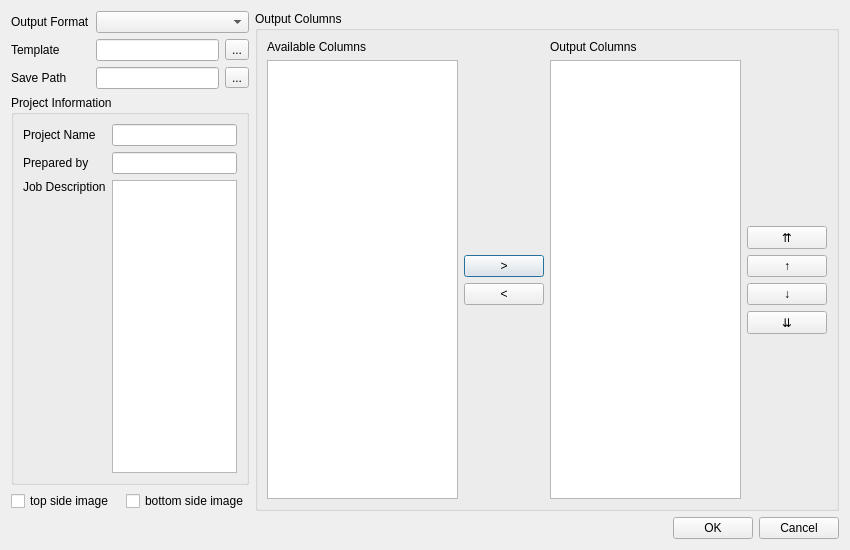
<?xml version="1.0" encoding="UTF-8"?>
<ui version="4.0">
 <class>ExportDialog</class>
 <widget class="QDialog" name="ExportDialog">
  <property name="geometry">
   <rect>
    <x>0</x>
    <y>0</y>
    <width>850</width>
    <height>550</height>
   </rect>
  </property>
  <property name="windowTitle">
   <string>Export Report</string>
  </property>
  <layout class="QVBoxLayout" name="verticalLayout_main">
   <item>
    <layout class="QHBoxLayout" name="horizontalLayout_content">
     <item>
      <layout class="QVBoxLayout" name="verticalLayout_left">
       <item>
        <layout class="QGridLayout" name="gridLayout_form">
         <item row="0" column="0">
          <widget class="QLabel" name="label_format">
           <property name="text">
            <string>Output Format</string>
           </property>
          </widget>
         </item>
         <item row="0" column="1" colspan="2">
          <widget class="QComboBox" name="combo_format"/>
         </item>
         <item row="1" column="0">
          <widget class="QLabel" name="label_template">
           <property name="text">
            <string>Template</string>
           </property>
          </widget>
         </item>
         <item row="1" column="1">
          <widget class="QLineEdit" name="le_template"/>
         </item>
         <item row="1" column="2">
          <widget class="QToolButton" name="btn_template_browse">
           <property name="text">
            <string>...</string>
           </property>
          </widget>
         </item>
         <item row="2" column="0">
          <widget class="QLabel" name="label_save_path">
           <property name="text">
            <string>Save Path</string>
           </property>
          </widget>
         </item>
         <item row="2" column="1">
          <widget class="QLineEdit" name="le_save_path"/>
         </item>
         <item row="2" column="2">
          <widget class="QToolButton" name="btn_save_path_browse">
           <property name="text">
            <string>...</string>
           </property>
          </widget>
         </item>
        </layout>
       </item>
       <item>
        <widget class="QGroupBox" name="groupBox_project">
         <property name="title">
          <string>Project Information</string>
         </property>
         <layout class="QGridLayout" name="gridLayout_project">
          <item row="0" column="0">
           <widget class="QLabel" name="label_project_name">
            <property name="text">
             <string>Project Name</string>
            </property>
           </widget>
          </item>
          <item row="0" column="1">
           <widget class="QLineEdit" name="le_project_name"/>
          </item>
          <item row="1" column="0">
           <widget class="QLabel" name="label_prepared">
            <property name="text">
             <string>Prepared by</string>
            </property>
           </widget>
          </item>
          <item row="1" column="1">
           <widget class="QLineEdit" name="le_prepared_by"/>
          </item>
          <item row="2" column="0">
           <widget class="QLabel" name="label_desc">
            <property name="text">
             <string>Job Description</string>
            </property>
            <property name="alignment">
             <set>Qt::AlignLeading|Qt::AlignLeft|Qt::AlignTop</set>
            </property>
           </widget>
          </item>
          <item row="2" column="1">
           <widget class="QTextEdit" name="te_description"/>
          </item>
         </layout>
        </widget>
       </item>
       <item>
        <layout class="QHBoxLayout" name="horizontalLayout_checkboxes">
         <item>
          <widget class="QCheckBox" name="chk_top_image">
           <property name="text">
            <string>top side image</string>
           </property>
          </widget>
         </item>
         <item>
          <spacer name="horizontalSpacer">
           <property name="orientation">
            <enum>Qt::Horizontal</enum>
           </property>
           <property name="sizeHint" stdset="0">
            <size>
             <width>40</width>
             <height>20</height>
            </size>
           </property>
          </spacer>
         </item>
         <item>
          <widget class="QCheckBox" name="chk_bottom_image">
           <property name="text">
            <string>bottom side image</string>
           </property>
          </widget>
         </item>
        </layout>
       </item>
      </layout>
     </item>
     <item>
      <widget class="QGroupBox" name="groupBox_columns">
       <property name="title">
        <string>Output Columns</string>
       </property>
       <layout class="QGridLayout" name="gridLayout_cols">
        <item row="0" column="0">
         <widget class="QLabel" name="label_avail">
          <property name="text">
           <string>Available Columns</string>
          </property>
         </widget>
        </item>
        <item row="0" column="2">
         <widget class="QLabel" name="label_output">
          <property name="text">
           <string>Output Columns</string>
          </property>
         </widget>
        </item>
        <item row="1" column="0">
         <widget class="QListWidget" name="list_available"/>
        </item>
        <item row="1" column="1">
         <layout class="QVBoxLayout" name="verticalLayout_mid_btns">
          <item>
           <spacer name="verticalSpacer_1">
            <property name="orientation">
             <enum>Qt::Vertical</enum>
            </property>
            <property name="sizeHint" stdset="0">
             <size>
              <width>20</width>
              <height>40</height>
             </size>
            </property>
           </spacer>
          </item>
          <item>
           <widget class="QPushButton" name="btn_move_right">
            <property name="text">
             <string>&gt;</string>
            </property>
           </widget>
          </item>
          <item>
           <widget class="QPushButton" name="btn_move_left">
            <property name="text">
             <string>&lt;</string>
            </property>
           </widget>
          </item>
          <item>
           <spacer name="verticalSpacer_2">
            <property name="orientation">
             <enum>Qt::Vertical</enum>
            </property>
            <property name="sizeHint" stdset="0">
             <size>
              <width>20</width>
              <height>40</height>
             </size>
            </property>
           </spacer>
          </item>
         </layout>
        </item>
        <item row="1" column="2">
         <widget class="QListWidget" name="list_output"/>
        </item>
        <item row="1" column="3">
         <layout class="QVBoxLayout" name="verticalLayout_right_btns">
          <item>
           <spacer name="verticalSpacer_3">
            <property name="orientation">
             <enum>Qt::Vertical</enum>
            </property>
            <property name="sizeHint" stdset="0">
             <size>
              <width>20</width>
              <height>40</height>
             </size>
            </property>
           </spacer>
          </item>
          <item>
           <widget class="QPushButton" name="btn_top">
            <property name="text">
             <string>⇈</string>
            </property>
           </widget>
          </item>
          <item>
           <widget class="QPushButton" name="btn_up">
            <property name="text">
             <string>↑</string>
            </property>
           </widget>
          </item>
          <item>
           <widget class="QPushButton" name="btn_down">
            <property name="text">
             <string>↓</string>
            </property>
           </widget>
          </item>
          <item>
           <widget class="QPushButton" name="btn_bottom">
            <property name="text">
             <string>⇊</string>
            </property>
           </widget>
          </item>
          <item>
           <spacer name="verticalSpacer_4">
            <property name="orientation">
             <enum>Qt::Vertical</enum>
            </property>
            <property name="sizeHint" stdset="0">
             <size>
              <width>20</width>
              <height>40</height>
             </size>
            </property>
           </spacer>
          </item>
         </layout>
        </item>
       </layout>
      </widget>
     </item>
    </layout>
   </item>
   <item>
    <layout class="QHBoxLayout" name="horizontalLayout_bottom">
     <item>
      <spacer name="horizontalSpacer_bottom">
       <property name="orientation">
        <enum>Qt::Horizontal</enum>
       </property>
       <property name="sizeHint" stdset="0">
        <size>
         <width>40</width>
         <height>20</height>
        </size>
       </property>
      </spacer>
     </item>
     <item>
      <widget class="QPushButton" name="btn_ok">
       <property name="text">
        <string>OK</string>
       </property>
      </widget>
     </item>
     <item>
      <widget class="QPushButton" name="btn_cancel">
       <property name="text">
        <string>Cancel</string>
       </property>
      </widget>
     </item>
    </layout>
   </item>
  </layout>
 </widget>
 <resources/>
 <connections/>
</ui>
